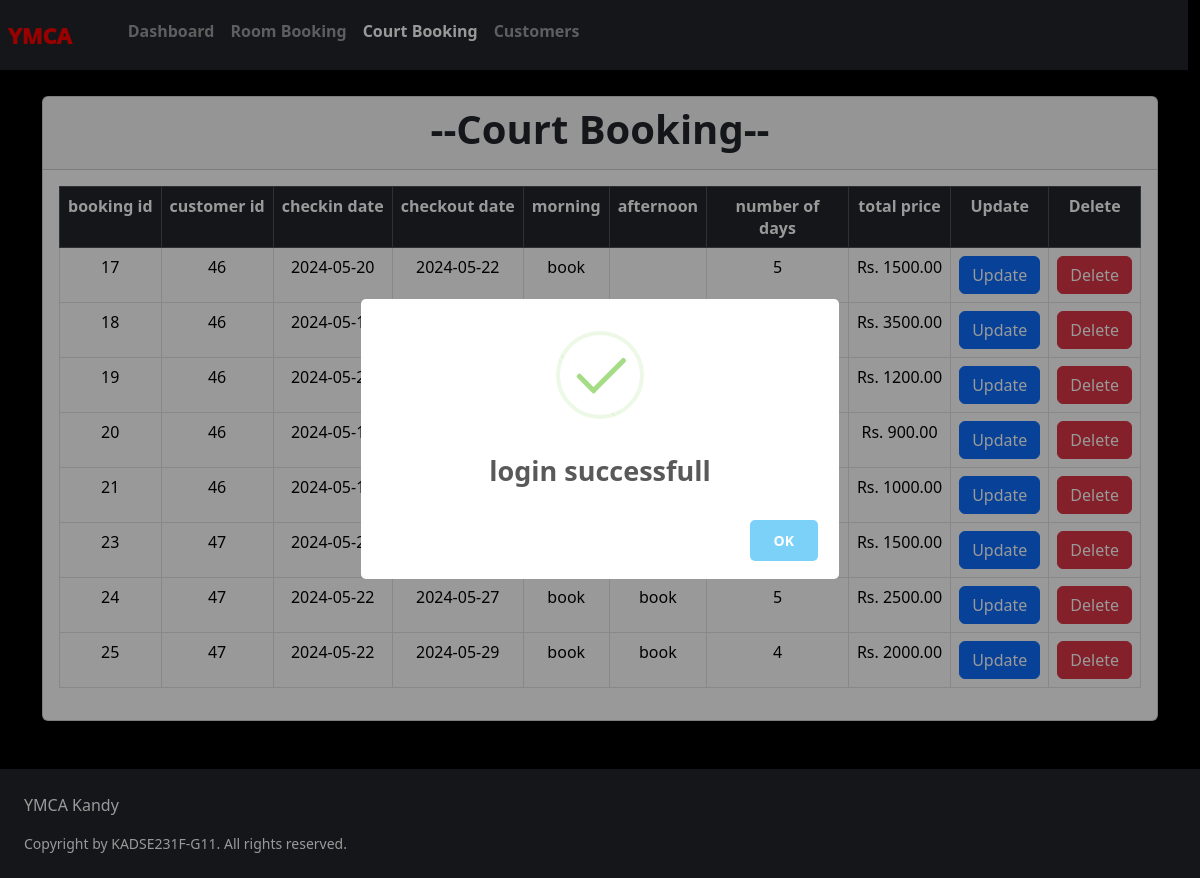
The app's page /courtinfo.php (signed in) with its own data.
### tables this page shows
CREATE TABLE `court_book` (
  `cbook_id` int(11) NOT NULL,
  `cus_id` int(11) NOT NULL,
  `checkin` date NOT NULL,
  `checkout` date NOT NULL,
  `morning` varchar(50) NOT NULL,
  `afternoon` varchar(100) NOT NULL,
  `days` int(10) NOT NULL,
  `price` int(20) NOT NULL
);

### courtinfo.php (the view, shortened to what this page needs)
<?php
    include_once('database/db_connection.php');
    $query = "SELECT * FROM court_book";
    $res = mysqli_query($con,$query);
?>
<html>
<head>
    <link rel="stylesheet" href="styles/info.css" />
    <link href="library/css/bootstrap.css" rel="stylesheet" />
</head>
<body class="bg-black">
    <div class="row nav_bar bg-dark fixed-top">
        <div class="elements col-md-9 nav">
        <nav class="navbar navbar-expand-sm navbar-dark">
            <div class="container-fluid">
            <ul class="navbar-nav fw-bold">
                <li class="nav-item" style="padding-right: 40px">
                <a class="nav-link" id="logo" href="dashboard.php">YMCA</a>
                </li>
                <li class="nav-item">
                    <a class="nav-link" href="dashboard.php">Dashboard</a>
                </li>
                <li class="nav-item">
                    <a class="nav-link" href="roominfo.php">Room Booking</a>
                </li>
                <li class="nav-item">
                    <a class="nav-link active" href="#">Court Booking</a>
                </li>
                <li class="nav-item">
                    <a class="nav-link" href="customerinfo.php">Customers</a>
                </li>
            </ul>
            </div>
        </nav>
        </div>
    </div>
    <div class="container mb-5">
        <div class="row mt-5">
            <div class="col">
                <div class="card mt-5">
                    <div class="card-header">
                        <h2 class="display-6 text-center fw-bolder">--Court Booking--</h2>
                    </div>
                    <div class="card-body">
                        <table class="table table-bordered text-center">
                            <tr class="table-dark">
                                <th>booking id</th>
                                <th>customer id</th>
                                <th>checkin date</th>
                                <th>checkout date</th>
                                <th>morning</th>
                                <th>afternoon</th>
                                <th>number of days</th>
                                <th>total price</th>
                                <th>Update</th>
                                <th>Delete</th>
                            </tr>
                            <tr>
                                <?php
                                    while($row = mysqli_fetch_assoc($res)){
                                        ?>
                                            <td><?php echo $row['cbook_id']; ?></td>
                                            <td><?php echo $row['cus_id']; ?></td>
                                            <td><?php echo $row['checkin']; ?></td>
                                            <td><?php echo $row['checkout']; ?></td>
                                            <td><?php echo $row['morning']; ?></td>
                                            <td><?php echo $row['afternoon']; ?></td>
                                            <td><?php echo $row['days']; ?></td>
                                            <td>Rs. <?php echo $row['price']; ?>.00</td>
                                            <td><a href="database/db_updatecourt.php?updateid=<?php echo $row['cbook_id']; ?>" class="btn btn-primary">Update</a></td>
                                            <td><a href="database/db_deletecourt.php?deleteid=<?php echo $row['cbook_id']; ?>" class="btn btn-danger">Delete</a></td>
                                        </tr>
                                        <?php
                                    }
                                ?>
                        </table>
                    </div>
                </div>
            </div>
        </div>
    </div>
    <div class="p-4 mt-5 bg-dark text-white">
        <p class="foot_head">YMCA Kandy</p>
        <small>Copyright by KADSE231F-G11. All rights reserved.</small>
    </div>
</body>
</html>

### styles/info.css (style rules this page uses)
.nav_bar { height: 70px; margin: 0px; position: sticky; position: -webkit-sticky; top: 0; max-width: 100%; }
.nav-link { font-size: large; font-weight: 700; }
#logo { font-size: 22px; font-weight: 1000; color: red; }

### records on screen
court_book: cbook_id "17", cus "46", checkin "2024-05-20", checkout "2024-05-22", morning "book", days "5", price "1500"
court_book: cbook_id "18", cus "46", checkin "2024-05-19", price "3500"
court_book: cbook_id "19", cus "46", checkin "2024-05-21", price "1200"
court_book: cbook_id "20", cus "46", checkin "2024-05-19", price "900"
court_book: cbook_id "21", cus "46", checkin "2024-05-19", price "1000"
court_book: cbook_id "23", cus "47", checkin "2024-05-22", price "1500"
court_book: cbook_id "24", cus "47", checkin "2024-05-22", checkout "2024-05-27", morning "book", afternoon "book", days "5", price "2500"
court_book: cbook_id "25", cus "47", checkin "2024-05-22", checkout "2024-05-29", morning "book", afternoon "book", days "4", price "2000"
